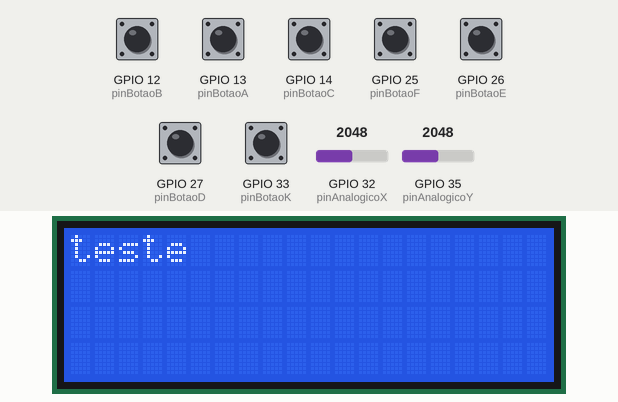
The program below on a simulated ESP32. Parts: 20×4 character LCD. Inputs (shaded band) come from the test bench; at power-on: GPIO 12 (pinBotaoB), GPIO 13 (pinBotaoA), GPIO 14 (pinBotaoC), GPIO 25 (pinBotaoF), GPIO 26 (pinBotaoE), GPIO 27 (pinBotaoD), GPIO 33 (pinBotaoK) HIGH, GPIO 32 (pinAnalogicoX) = 2048, GPIO 35 (pinAnalogicoY) = 2048. Nothing arrives over Bluetooth unless stated; what the program prints to the serial monitor is not drawn.

Above: at 1.3 s.
1.4 s: GPIO 12 (pinBotaoB) pulled LOW for 0.15 s
At 2.6 s:
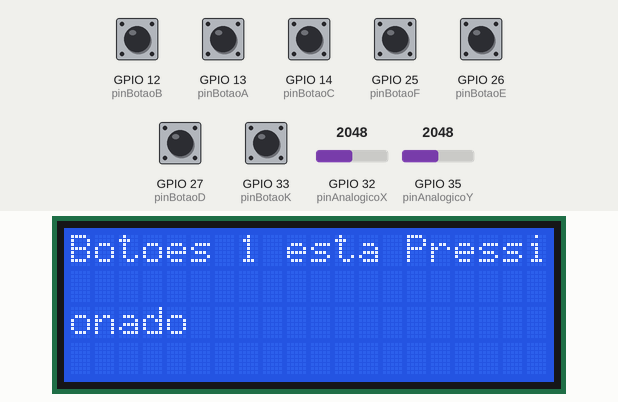
3.0 s: GPIO 13 (pinBotaoA) pulled LOW for 0.15 s
At 4.0 s:
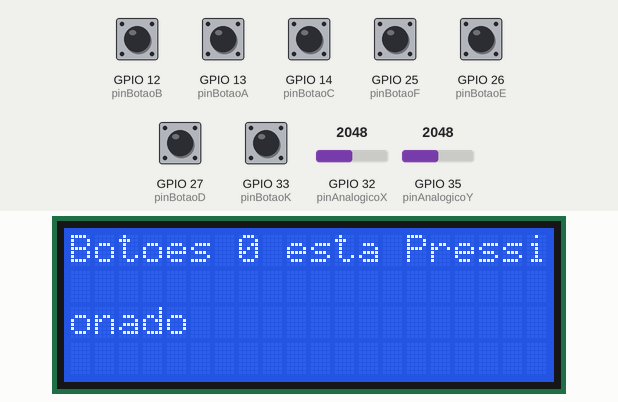
4.6 s: GPIO 14 (pinBotaoC) pulled LOW for 0.15 s
6.2 s: GPIO 25 (pinBotaoF) pulled LOW for 0.15 s
7.8 s: GPIO 26 (pinBotaoE) pulled LOW for 0.15 s
At 8.8 s:
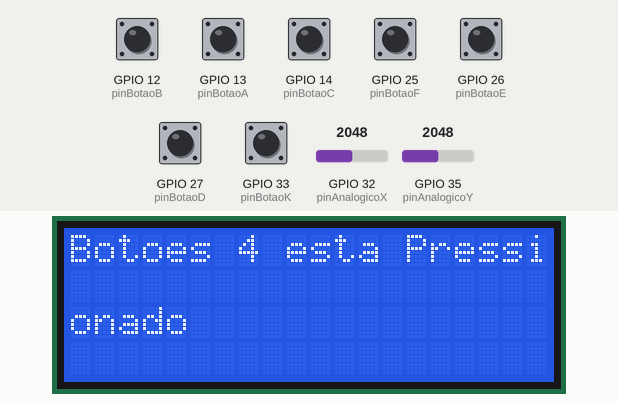
9.4 s: GPIO 27 (pinBotaoD) pulled LOW for 0.15 s
At 9.7 s:
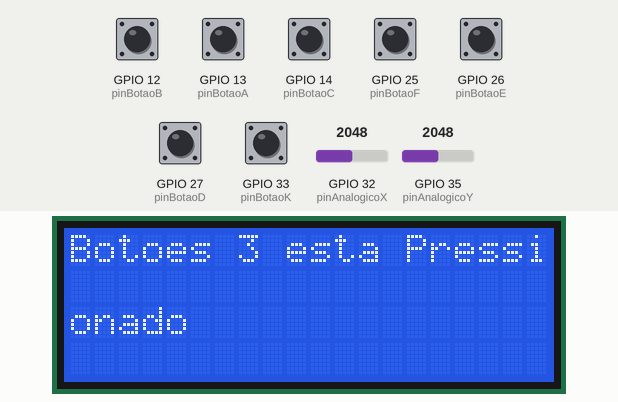
Timing chart, 0 to 12.0 s (numbered marks = the images above; inputs shaded):
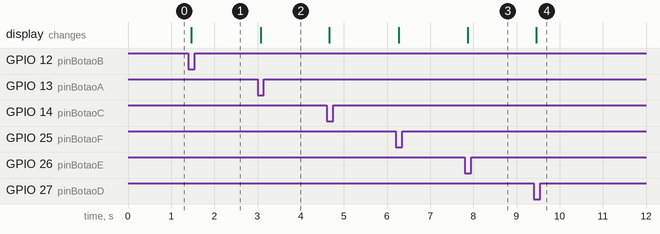

Measured:
- after the input at 1.4 s, the display: changes after 0.07 s (image 1)
- after the input at 3.0 s, the display: changes after 0.07 s (image 2)
- after the input at 7.8 s, the display: changes after 0.07 s (image 3)
- after the input at 9.4 s, the display: changes after 0.06 s (image 4)

The program:

main.cpp
```cpp
#include <Arduino.h>
#include <BluetoothSerial.h>
#include <Bounce2.h>
#include <ArduinoJson.h> //biblioteca JSON(java script object notation)
#include <LiquidCrystal_I2C.h>

// Definições
char enderecoSlave[] = {0x00, 0x00, 0x00, 0x00, 0x00, 0x00};
#define num_botoes 7
#define pinBotaoA 13
#define pinBotaoB 12
#define pinBotaoC 14
#define pinBotaoD 27
#define pinBotaoE 26
#define pinBotaoF 25
#define pinBotaoK 33
#define pinAnalogicoX 32
#define pinAnalogicoY 35
const char pinjoystick[num_botoes] = {
    pinBotaoA,
    pinBotaoB,
    pinBotaoC,
    pinBotaoD,
    pinBotaoE,
    pinBotaoF,
    pinBotaoK}; // A,B,C,D,E,F,K
// objetos

BluetoothSerial BT;
Bounce *joystick = new Bounce[num_botoes];
JsonDocument doc;
LiquidCrystal_I2C lcd(0x27, 20,4);

// variaveis

// prototipo de funções

void reconectarBT();
void iniciarBT();

enum pinsBotoes
{
  botaoA = 0,
  botaoB = 1,
  botaoC = 2,
  botaoD = 3,
  botaoE = 4,
  botaoF = 5,
  botaoK = 6,

};

void setup()
{

  Serial.begin(9600);
  lcd.init();
  lcd.backlight();
  lcd.print("teste");
  iniciarBT();

  for (char i = 0; i < num_botoes; i++)
  {
    joystick[i].attach(pinjoystick[i], INPUT_PULLUP);

  }
}

void loop()
{
  bool atualizacao = false;
  int mudancaBotoes[num_botoes] = {0, 0, 0, 0, 0, 0, 0};
  int estadoBotoes[num_botoes] = { 0,0, 0, 0, 0, 0, 0};

  static int analogicoAnterior[2] = {19,19};
  int analogicoAtual[2] = {analogRead(pinAnalogicoX)/100, analogRead(pinAnalogicoY)/100};
  doc.clear();
  for (char j = 0; j < num_botoes; j++)
  {
    joystick[j].update();
    if (joystick[j].changed())
    {
      char chave[10];
      sprintf(chave, "botao%d", j);
      doc[chave] = !joystick [j].read();
      mudancaBotoes[j] = 1;
      estadoBotoes[j] = joystick[j].read();
      atualizacao = true;
    }
  }

  if(analogicoAtual[0]!= analogicoAnterior[0] )
{
  doc["anX"] = analogicoAtual[0];
  atualizacao = true;
}

if (analogicoAtual[1]  != analogicoAnterior[1])
{
  doc["anY"] = analogicoAtual[1];
  atualizacao = true;
}

analogicoAnterior[0] = analogicoAtual[0];
analogicoAtual [1] = analogicoAtual [1];

  String payload;
  if (atualizacao)
  {

    serializeJson(doc, payload);
    Serial.println(payload);
  }
  if (BT.connect())
  {
    BT.println(payload);
  }
  else
  {
    reconectarBT();
  }
  if(atualizacao)
  {
    for(int i = 0; i< num_botoes; i++)
    {
      if(mudancaBotoes[i])
      {
        lcd.setCursor(0,0);
        lcd.printf("Botoes %d esta %s", i, estadoBotoes ? "Pressionado" : "solto");
      }
    }
  }
}

void reconectarBT()
{
  if (BT.connect())
  {
    return;
  }
  Serial.println("tentando conectar...");
  BT.end();
  delay(1000);
  iniciarBT();
}

void iniciarBT()
{
  bool iniciouSucesso = BT.begin("Master-RHUAN", true);
  if (iniciouSucesso)
  {
    Serial.println("o Bluetooth iniciou o master com sucesso");
  }
  else
  {
    Serial.println(" erro ao conectar o Bluetooth ");
    Serial.println("o esp sera iniciado em:");
    for (char i = 5; i > 0; i--)
    {
      Serial.printf("%d.......\n\r", i);
      delay(100);
    }
    ESP.restart();
  }
  Serial.println("Tentando conectar ao slave");
  if (BT.connect(enderecoSlave))
  {
    Serial.println("Conectado ao Slave com sucesso");
  }
  else
  {
    Serial.println("Nao foi possivel conectar ao slave");
  }
}
```
